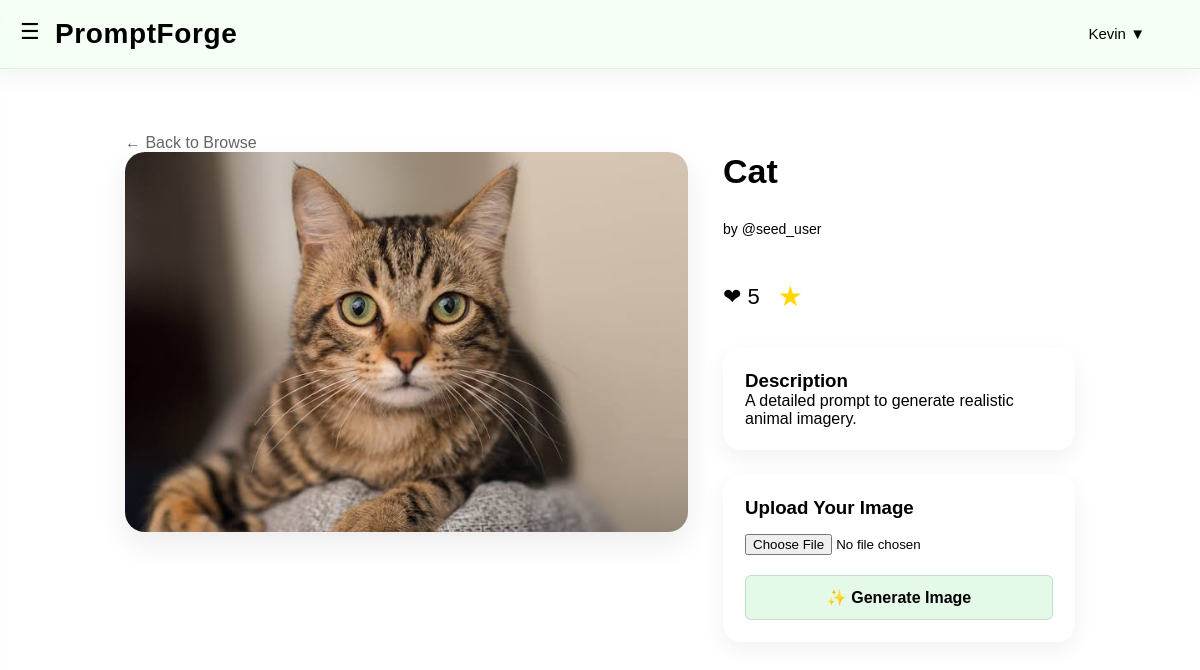
The page /prompt/1 (signed in) on the database its author committed.
### models.py (models this page shows)
class User(db.Model, UserMixin):
    id = db.Column(db.Integer, primary_key=True)
    username = db.Column(db.String(50), unique=True, nullable=False)
    email = db.Column(db.String(100), unique=True, nullable=False)
    password_hash = db.Column(db.String(200), nullable=False)
    subscription_type = db.Column(db.String(20), default="Free")
    generations_today = db.Column(db.Integer, default=0)
    balance = db.Column(db.Float, default=0.0)
    created_at = db.Column(db.DateTime, default=datetime.utcnow)
    prompts = db.relationship("Prompt", back_populates="user")

class Prompt(db.Model):
    id = db.Column(db.Integer, primary_key=True)
    title = db.Column(db.String(100), nullable=False)
    description = db.Column(db.Text)
    prompt_text = db.Column(db.Text)
    creator = db.Column(db.Integer, db.ForeignKey("user.id"), nullable=False)
    user = db.relationship("User", back_populates="prompts")
    image_url = db.Column(db.String(300))
    uploaded_image = db.Column(db.String(255))
    likes = db.Column(db.Integer, default=0)
    created_at = db.Column(db.DateTime, default=datetime.utcnow)

### routes.py (the view)
@main.route("/prompt/<int:prompt_id>", methods=["GET", "POST"])
def prompt_detail(prompt_id):
    prompt = Prompt.query.get_or_404(prompt_id)
    saved_prompts = set()
    liked_prompts = set()
    if current_user.is_authenticated:
        saved_prompts = {
            save.prompt_id
            for save in SavedPrompt.query.filter_by(
                user_id=current_user.id
            ).all()
        }
        liked_prompts = {
            like.prompt_id
            for like in Like.query.filter_by(
                user_id=current_user.id
            ).all()
        }
    if request.method == "POST":
        pass
    return render_template(
        "prompt_detail.html",
        prompt=prompt,
        saved_prompts=saved_prompts,
        liked_prompts=liked_prompts
    )

### app.py (called while the page is built)
def create_app():
    app = Flask(__name__)
    app.config["SECRET_KEY"] = os.environ.get("SECRET_KEY", "a-very-secure-local-key")
    os.makedirs(app.instance_path, exist_ok=True)
    db_path = os.path.join(app.instance_path, "project.db")
    app.config["SQLALCHEMY_DATABASE_URI"] = f"sqlite:///{db_path}"
    app.config["SQLALCHEMY_TRACK_MODIFICATIONS"] = False
    db.init_app(app)
    login_manager.init_app(app)
    login_manager.login_view = "main.login"
    @login_manager.user_loader
    def load_user(user_id):
        return User.query.get(int(user_id))
    from routes import main as main_bp
    app.register_blueprint(main_bp)
    with app.app_context():
        db.create_all()
    return app

### templates/prompt_detail.html (shortened to what this page needs)
{% extends "base.html" %}
{% block content %}
<div class="prompt-page">
    <a href="{{ url_for('main.home') }}" class="back-link">
        ← Back to Browse
    </a>
    <div class="detail-layout">
        <div class="left-column">
            <div class="image-card">
                <img
                    class="prompt-preview"
                    src="{{ url_for('static', filename=prompt.image_url) }}"
                    alt="{{ prompt.title }}">
            </div>
        </div>
        <div class="right-column">
            <h1>{{ prompt.title }}</h1>
            <p class="creator">
                by @{{ prompt.user.username }}
            </p>
            <div class="prompt-actions">
                <button class="like-btn"
                        data-prompt-id="{{ prompt.id }}">
                    <span class="heart">
                        {% if current_user.is_authenticated and prompt.id in liked_prompts %}
                            ❤
                        {% else %}
                            ♡
                        {% endif %}
                    </span>
                    <span class="like-count">
                        {{ prompt.likes }}
                    </span>
                </button>
                <button class="save-btn
                    {% if current_user.is_authenticated and prompt.id in saved_prompts %}
                        saved
                    {% endif %}"
                    data-prompt-id="{{ prompt.id }}">
                    {% if current_user.is_authenticated and prompt.id in saved_prompts %}
                        ★
                    {% else %}
                        ☆
                    {% endif %}
                </button>
            </div>
            <div class="description-card">
                <h3>Description</h3>
                <p>{{ prompt.description }}</p>
            </div>
            <div class="upload-card">
                <h3>Upload Your Image</h3>
                <form method="POST"
                      enctype="multipart/form-data">
                    <input
                        type="file"
                        name="image">
                    <button class="btn-submit"
                            type="submit">
                        ✨ Generate Image
                    </button>
                </form>
            </div>
        </div>
    </div>
</div>
{% endblock %}

### templates/base.html (shortened to what this page needs)
<!DOCTYPE html>
<html lang="en">
<head>
    <link rel="stylesheet" href="{{ url_for('static', filename='style.css') }}">
</head>
<body>
    <header class="navbar">
        <button class="menu-btn" onclick="toggleSidebar()">☰</button>
        <h1 class="logo">
            <a href="/" style="text-decoration:none; color:inherit;">
                PromptForge
            </a>
        </h1>
        <div class="nav-right">
            {% if current_user.is_authenticated %}
                <div class="dropdown">
                    <button class="dropdown-btn" onclick="toggleDropdown()">
                        {{ current_user.username }} ▼
                    </button>
                </div>
            {% else %}
                <a href="/login">Login</a>
                <a href="/signup">Sign Up</a>
            {% endif %}
        </div>
    </header>
    <div class="page-content">
        {% block content %}{% endblock %}
    </div>
</body>
</html>

### static/style.css (style rules this page uses)
* { margin: 0; padding: 0; box-sizing: border-box; }
body { font-family: Arial, sans-serif; background: #ffffff; color: #000000; }
.navbar { position: sticky; top: 0; z-index: 1000; display: flex; justify-content: space-between; align-items: center; padding: 18px 55px; background: #f5fff6; border-bottom: 1px solid rgba(170,220,180,.35); box-shadow: 0 8px 25px rgba(0,0,0,.05); backdrop-filter: blur(8px); }
.logo { font-size:28px; font-weight:700; letter-spacing:.6px; }
.nav-right { display: flex; align-items: center; gap: 20px; }
.creator { font-size: 14px; color: #000000; margin-bottom: 10px; }
.menu-btn { position: absolute; left: 20px; top: 47%; transform: translateY(-50%); font-size: 22px; background: none; border: none; cursor: pointer; z-index: 1100; }
.btn-submit { width: 100%; padding: 12px; background: #e5f9e8; color: #000000; border: 1px solid rgba(180, 220, 190, 0.8); border-radius: 6px; font-size: 16px; font-weight: bold; cursor: pointer; transition: background 0.2s, transform 0.1s; }
.dropdown { position: relative; display: inline-block; }
.dropdown-btn { background: transparent; border: none; outline: none; padding: 0; font-size: 15px; font-weight: 500; color: #000000; cursor: pointer; transition: background 0.2s; }
.save-btn { background: none; border: none; cursor: pointer; font-size: 28px; color: #888; transition: transform 0.15s ease, color 0.15s ease; }
.save-btn.saved { color: #FFD700; }
.like-btn { background: none; border: none; cursor: pointer; font-size: 22px; transition: transform 0.15s ease; }
.prompt-page { max-width: 1000px; margin: 40px auto; padding: 25px; }
.prompt-preview { width: 100%; display: block; max-height: 720px; object-fit: contain; }
.image-card { background: white; border-radius: 20px; overflow: hidden; box-shadow: 0 12px 30px rgba(0, 0, 0, .08); }
.description-card, .upload-card, .result-card { background: white; border-radius: 18px; padding: 22px; box-shadow: 0 8px 22px rgba(0, 0, 0, .06); }
.upload-card input[type="file"] { width: 100%; margin: 15px 0 20px; }
.upload-card .btn-submit { width: 100%; }
.back-link { text-decoration: none; color: #666; }
.page-content { max-width: 1500px; margin: auto; }
.detail-layout { display: grid; grid-template-columns: 1.6fr 1fr; gap: 35px; align-items: start; }
.left-column, .right-column { display: flex; flex-direction: column; gap: 25px; }
.right-column h1 { font-size: 34px; margin-bottom: 5px; }
.prompt-actions { display: flex; align-items: center; gap: 18px; margin: 8px 0 10px; }

### rows shown on the page
User: username "Kevin"
Prompt: image_url (picture), title "Cat", likes "5", description "A detailed prompt to generate realistic animal imagery."
User: user.username "seed_user"
